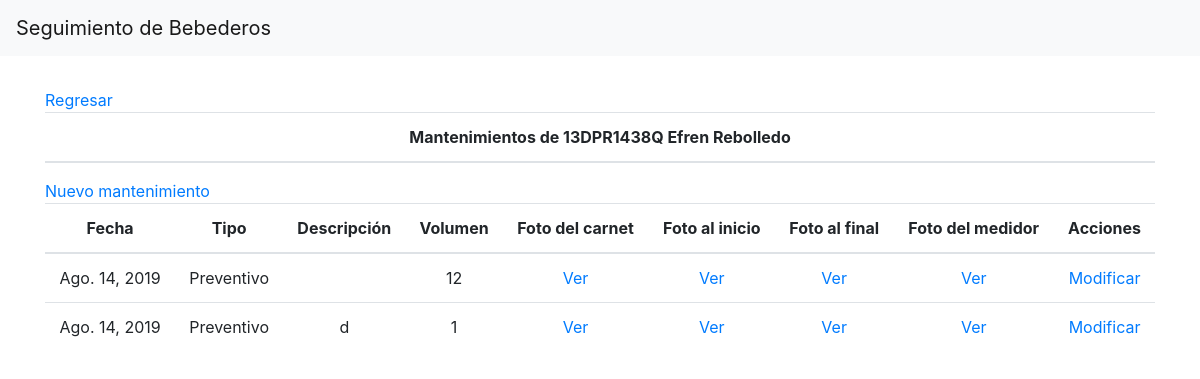
The page /escuela/13dpr1438q-efren-rebolledo/mantenimientos/ on the database its author committed.
### escuelas/models.py (models this page shows, shortened)
class Escuela(models.Model):
	entidad_convocatoria = models.ForeignKey(EntidadConvocatoria, on_delete=models.CASCADE)
	numero = models.IntegerField()
	cct = models.CharField(max_length=10)
	nombre = models.TextField()
	nivel_educativo = models.CharField(max_length=20, choices=nivel_choices)
	turno = models.CharField(max_length=20, default="Matutino", choices=turno_choices)
	plantilla_escolar = models.IntegerField()
	municipio = models.CharField(max_length=50)
	domicilio = models.TextField()
	localidad = models.CharField(max_length=50)
	director = models.CharField(max_length=50, blank=True, null=True)
	telefono = models.CharField(max_length=10, blank=True, null=True)
	esta_sustituida = models.BooleanField(default=False)
	es_sustitucion = models.BooleanField(default=False)
	lista = models.ForeignKey(Oficio, on_delete=models.CASCADE)
	slug = models.SlugField(max_length=50, blank=True, unique=True)
	def __str__(self):
		return '{} {}'.format(self.cct, self.nombre)

### mantenimientos/models.py (models this page shows, shortened)
class Mantenimiento (models.Model):
	tipo_choices =  (
		('Preventivo' , 'Preventivo'),
		('Correctivo' , 'Correctivo'),
	)
	escuela = models.ForeignKey(Escuela, on_delete=models.CASCADE)
	creacion = models.DateTimeField(default=timezone.now, verbose_name="Fecha de creación")
	fecha = models.DateField(default=timezone.now, verbose_name="Fecha de mantenimiento")
	tipo = models.CharField(max_length=20, default="Preventivo", choices=tipo_choices)
	descripcion = models.TextField(null=True, blank=True, verbose_name="Descripción")
	volumen = models.IntegerField(verbose_name="Volumen indicado en medidor (Litros)")
	carnet = models.ImageField(verbose_name="Carnet actualizado", upload_to='mantenimientos/%Y/%m/%d/')
	foto_inicio = models.ImageField(verbose_name="Foto al iniciar el mantenimiento", upload_to='mantenimientos/%Y/%m/%d/')
	foto_fin = models.ImageField(verbose_name="Foto al finalizar el mantenimiento", upload_to='mantenimientos/%Y/%m/%d/')
	foto_medidor = models.ImageField(verbose_name="Foto del medidor", upload_to='mantenimientos/%Y/%m/%d/')

### mantenimientos/views.py (the view)
# urls.py: path('escuela/<slug:slug>/mantenimientos/', MantenimientoListView.as_view(), name='mantenimiento-list'),
class MantenimientoListView(ListView):
	model = Mantenimiento
	def get_context_data(self, **kwargs):
		context = super().get_context_data()
		escuela = Escuela.objects.get(slug=self.kwargs['slug'])
		context['escuela'] = escuela
		context['mantenimientos'] = Mantenimiento.objects.filter(escuela=escuela)
		return context

### mantenimientos/templates/mantenimientos/mantenimiento_list.html (shortened to what this page needs)
{% extends 'base.html'%}
{% load bootstrap %}
{%block content%}
	<a href="{%url 'escuelas:escuela-detail' escuela.slug%}">Regresar</a>
	<div class="table-responsive text-center">
		<table class="table">
			<thead>
				<th>Mantenimientos de {{escuela}}</th>
			</thead>
		</table>
	</div>
	<a href="{%url 'mantenimientos:mantenimiento-create' escuela.slug%}">Nuevo mantenimiento</a>
	<div class="table-responsive text-center">
		<table class="table">
			<thead>
				<th>Fecha</th>
				<th>Tipo</th>
				<th>Descripción</th>
				<th>Volumen</th>
				<th>Foto del carnet</th>
				<th>Foto al inicio</th>
				<th>Foto al final</th>
				<th>Foto del medidor</th>
				<th>Acciones</th>
			</thead>
			<tbody>
	{%for mantenimiento in mantenimientos%}
				<tr>
					<td>{{mantenimiento.fecha}}</td>
					<td>{{mantenimiento.tipo}}</td>
					<td>{{mantenimiento.descripcion}}</td>
					<td>{{mantenimiento.volumen}}</td>
					<td><a href="{{mantenimiento.carnet.url}}">Ver</a></td>
					<td><a href="{{mantenimiento.foto_inicio.url}}">Ver</a></td>
					<td><a href="{{mantenimiento.foto_fin.url}}">Ver</a></td>
					<td><a href="{{mantenimiento.foto_medidor.url}}">Ver</a></td>
					<td><a href="{%url 'mantenimientos:mantenimiento-update' mantenimiento.pk%}">Modificar</a></td>
				</tr>
	{%empty%}
				<tr>
					<td colspan="9">No hay mantenimientos</td>
				</tr>
	{%endfor%}
			</tbody>
		</table>
	</div>
{%endblock content%}

### rows shown on the page
Escuela: cct+nombre "13DPR1438Q Efren Rebolledo"
Mantenimiento: fecha "Ago. 14, 2019", tipo "Preventivo", volumen "12"
Mantenimiento: fecha "Ago. 14, 2019", tipo "Preventivo", descripcion "d", volumen "1"
